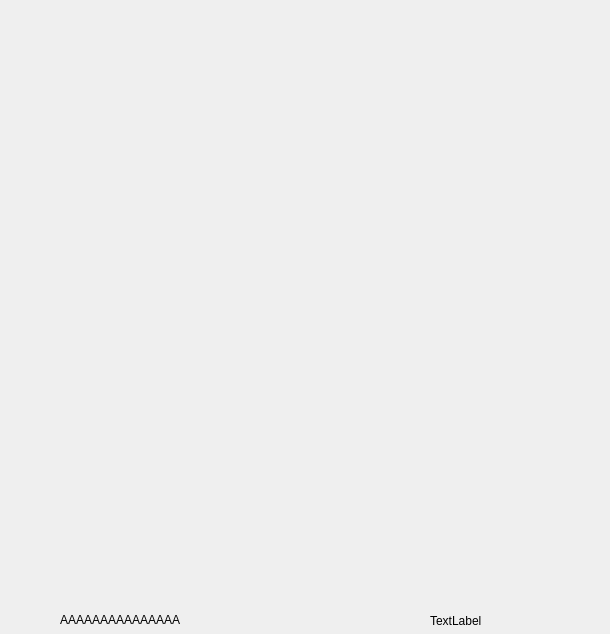
<?xml version="1.0" encoding="UTF-8"?>
<ui version="4.0">
 <class>MainWindow</class>
 <widget class="QMainWindow" name="MainWindow">
  <property name="geometry">
   <rect>
    <x>0</x>
    <y>0</y>
    <width>610</width>
    <height>634</height>
   </rect>
  </property>
  <property name="windowTitle">
   <string>MainWindow</string>
  </property>
  <widget class="QWidget" name="centralWidget">
   <widget class="QWidget" name="gridLayoutWidget">
    <property name="geometry">
     <rect>
      <x>10</x>
      <y>10</y>
      <width>591</width>
      <height>591</height>
     </rect>
    </property>
    <layout class="QGridLayout" name="grid">
     <property name="sizeConstraint">
      <enum>QLayout::SetFixedSize</enum>
     </property>
     <property name="spacing">
      <number>0</number>
     </property>
    </layout>
   </widget>
   <widget class="QLabel" name="label">
    <property name="geometry">
     <rect>
      <x>430</x>
      <y>610</y>
      <width>111</width>
      <height>21</height>
     </rect>
    </property>
    <property name="text">
     <string>TextLabel</string>
    </property>
   </widget>
   <widget class="QLabel" name="label_2">
    <property name="geometry">
     <rect>
      <x>60</x>
      <y>610</y>
      <width>231</width>
      <height>20</height>
     </rect>
    </property>
    <property name="text">
     <string>AAAAAAAAAAAAAAA</string>
    </property>
    <property name="textFormat">
     <enum>Qt::RichText</enum>
    </property>
   </widget>
  </widget>
 </widget>
 <layoutdefault spacing="6" margin="11"/>
 <resources/>
 <connections/>
</ui>
